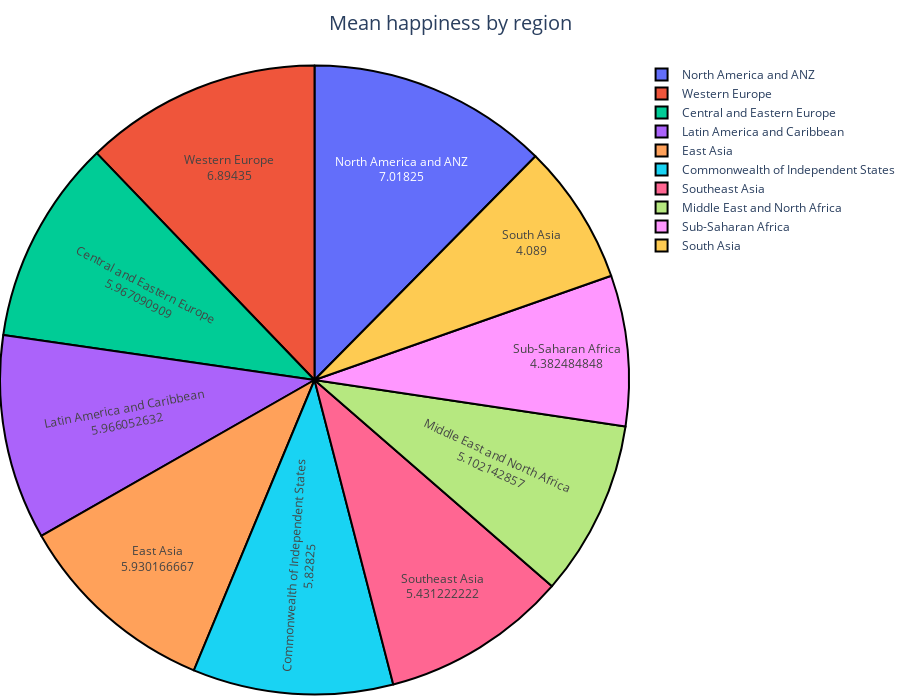

Notebook cell for this chart:
### Markdown cell above
### Задание 4
Построить круговую диаграмму (`go.Pie`), использовав данные и стиль оформления из предыдущего графика. Сделать так, чтобы границы каждой доли были выделены чёрной линией с толщиной, равной 2 и категории круговой диаграммы были читаемы (к примеру, объединить часть объектов)

### Code cell
pie = px.pie(data, names='region', values='happiness_score')

pie.update_traces(marker=dict(line=dict(color='black', width=2)), textinfo='value+label')

pie.update_layout(title=dict(text='Mean happiness by region', x=0.5, font={'size': 20}))
pie.update_layout(width=None, height=700, margin=dict(l=0, r=0, b=0))

pie.show()

### Figure 1 — Plotly figure (JSON) as saved in the notebook; plotly's stock layout.template omitted (floating-point values rounded to 4 significant figures)
{"data": [{"domain": {"x": [0, 1], "y": [0, 1]}, "hovertemplate": "region=%{label}<br>happiness_score=%{value}<extra></extra>", "labels": ["South Asia", "Sub-Saharan Africa", "Middle East and North Africa", "Southeast Asia", "Commonwealth of Independent States", "East Asia", "Latin America and Caribbean", "Central and Eastern Europe", "Western Europe", "North America and ANZ"], "legendgroup": "", "marker": {"line": {"color": "black", "width": 2}}, "name": "", "showlegend": true, "textinfo": "value+label", "type": "pie", "values": [4.089, 4.382, 5.102, 5.431, 5.828, 5.93, 5.966, 5.967, 6.894, 7.018]}], "layout": {"height": 700, "legend": {"tracegroupgap": 0}, "margin": {"b": 0, "l": 0, "r": 0, "t": 60}, "title": {"font": {"size": 20}, "text": "Mean happiness by region", "x": 0.5}}}
